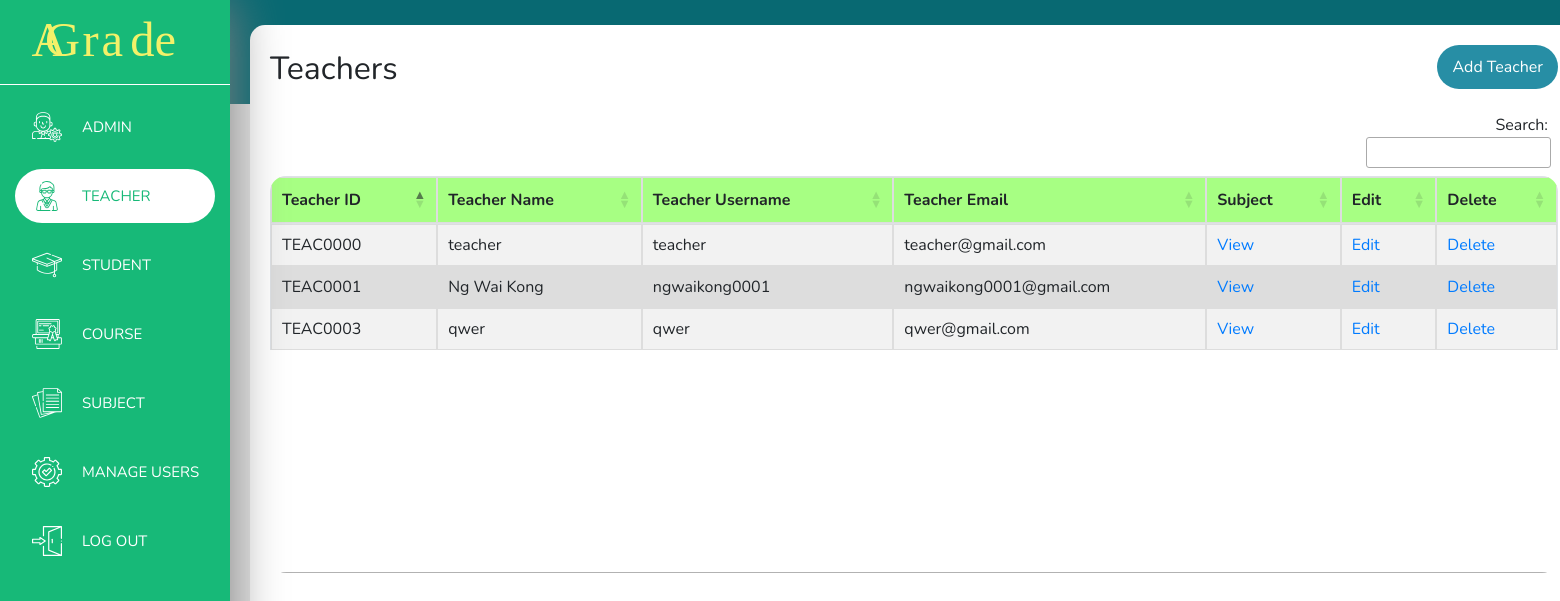
The app's page /teacher.php (signed in) with its own data.
### tables this page shows
CREATE TABLE `teacher` (
  `No` int(200) NOT NULL,
  `teacherID` varchar(200) NOT NULL,
  `teacherName` varchar(200) NOT NULL,
  `teacherUid` varchar(200) NOT NULL,
  `teacherEmail` varchar(200) NOT NULL
);

### teacher.php (the view, shortened to what this page needs)
<?php
    require "header.php";
    require "backendphp/condb_back.php";
?>
    <main>
        <div class="content">
            <div class="teacher-main">
                <label class="teacher-label">Teachers</label>
                <?php
                    if ($_SESSION['userType'] == "admin") {
                        echo "<a class='addTeacher-btn' href='manageUser.php'><span>Add Teacher</span></a>";
                    }
                ?>
                <table class="table table-striped table-bordered teacherDatatable">
                    <thead>
                        <tr>
                            <th>Teacher ID</th>
                            <th>Teacher Name</th>
                            <th>Teacher Username</th>
                            <th>Teacher Email</th>
                            <th>Subject</th>
                            <?php
                            if ($_SESSION['userType'] == "admin") {
                                echo "<th>Edit</th>";
                                echo "<th>Delete</th>";
                            }
                            ?>
                        </tr>
                    </thead>
                    <tbody>
                        <?php
                            if ($_SESSION['userType'] == "admin" || $_SESSION['userType'] == "teacher") {
                                $sql = mysqli_query($conn, "SELECT * FROM teacher ORDER BY 'No' ASC");
                            }
                            while ($row = mysqli_fetch_array($sql)){
                                echo "<tr>";
                                echo "<td>" . $row['teacherID'] . "</td>";
                                echo "<td>" . $row['teacherName'] . "</td>";
                                echo "<td>" . $row['teacherUid'] . "</td>";
                                echo "<td>" . $row['teacherEmail'] . "</td>";
                                echo "<td><a href='teacherSubject.php?tchID=" . $row['teacherID'] . "'>View</a></td>";
                                if ($_SESSION['userType'] == "admin") {
                                    echo "<td><a href='editTeacher.php?tchID=" . $row['teacherID'] . "'>Edit</a></td>";
                                    echo "<td><a href='backendphp/deleteTeacher-back.php?tchID=" . $row['teacherID'] . "' onclick='return confirm(\"Confirm Delete ?\");'>Delete</a></td>";
                                }
                                echo "</tr>";
                            }
                        ?>
                    </tbody>
                </table>
            </div>
        </div>
    </main>
<?php
    require "footer.php";
?>

### css/header.css (style rules this page uses)
body { margin: 0; font-family: Nunito, sans-serif; background: -webkit-gradient(linear, left top, left bottom, color-stop(13%, #086972), color-stop(13%, #e6e6e6)); background: linear-gradient(#086972 13%, #e6e6e6 13%); height: 100vh; }
main { height: 657px; }
main .content { display: inline-block; margin: 25px 25px 25px 250px; width: 166vh; height: 93vh; border-radius: 15px; background-color: white; }

### css/teacher.css (style rules this page uses)
.teacher-label { display: inline-block; margin: 20px; font-size: 32px; }
.addTeacher-btn { float: right; background-color: #278EA5; color: white; border-radius: 25px; margin: 20px; padding: 10px 15px; text-decoration: none; text-align: center; }
.teacher-main .dataTables_wrapper .table tr:nth-child(even) { background-color: #dddddd; }
.teacher-main .dataTables_wrapper .table th { border: 1px solid #dddddd; background-color: #a7ff83; text-align: left; }
.teacher-main .dataTables_wrapper .table td { border: 1px solid #dddddd; text-align: left; }

### records on screen
teacher: teacherID "TEAC0000", teacherName "teacher", teacherUid "teacher", teacherEmail "teacher@gmail.com"
teacher: teacherID "TEAC0001", teacherName "Ng Wai Kong", teacherUid "ngwaikong0001", teacherEmail "ngwaikong0001@gmail.com"
teacher: teacherID "TEAC0003", teacherName "qwer", teacherUid "qwer", teacherEmail "qwer@gmail.com"
